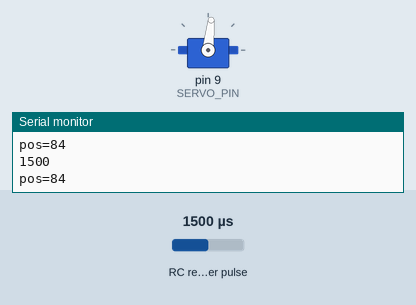
A sketch run on a simulated Arduino Uno, built with avr-gcc and run on an emulated ATmega328P. Shown: servo, the last lines printed to the serial monitor. Wiring (inferred from the names in the program): RC receiver channel: data pin 5. Inputs (shaded band) come from the test bench; at power-on: RC receiver pulse 1500 µs.

Above: at 1.2 s.
1.3 s: RC receiver pulse (sensor on pin 5) set to 1020 µs
At 2.5 s:
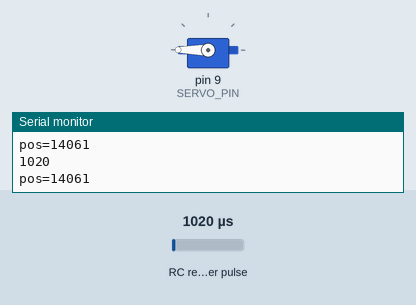
2.8 s: RC receiver pulse (sensor on pin 5) set to 1250 µs
At 3.7 s:
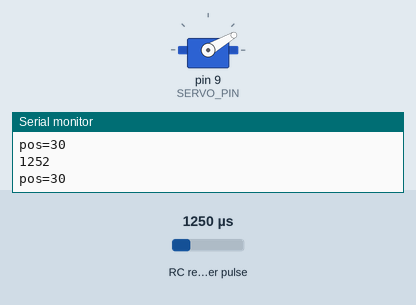
4.3 s: RC receiver pulse (sensor on pin 5) set to 1750 µs
At 5.4 s:
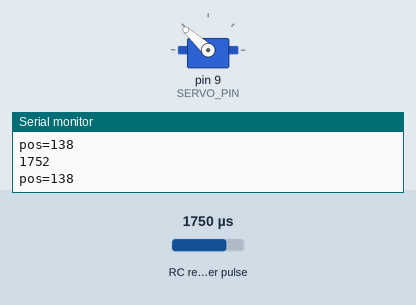
5.8 s: RC receiver pulse (sensor on pin 5) set to 1910 µs
At 7.0 s:
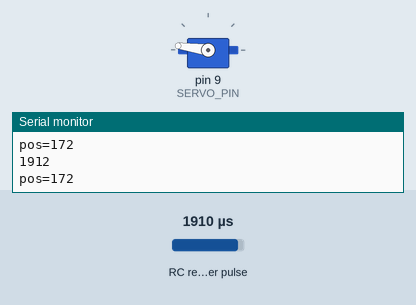
7.3 s: RC receiver pulse (sensor on pin 5) set to 1500 µs
At 8.2 s:
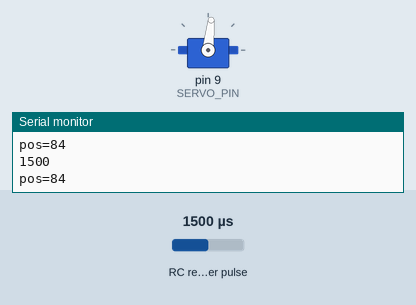
8.8 s: RC receiver pulse (sensor on pin 5) set to 1980 µs
At 9.9 s:
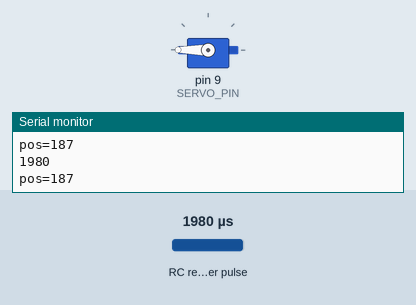
Timing chart, 0 to 11.3 s (numbered marks = the images above; inputs shaded):
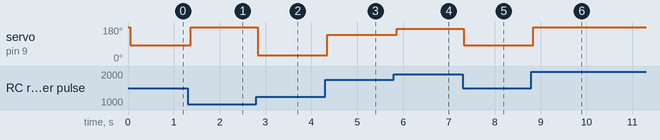

Measured:
- after the input at 1.3 s, servo on pin 9 (SERVO_PIN): 84° → 180° after 0.06 s
- after the input at 2.8 s, servo on pin 9 (SERVO_PIN): 180° → 30° at once
- after the input at 4.3 s, servo on pin 9 (SERVO_PIN): 30° → 138° after 0.05 s
- after the input at 5.8 s, servo on pin 9 (SERVO_PIN): 138° → 172° after 0.06 s
- after the input at 7.3 s, servo on pin 9 (SERVO_PIN): 172° → 84° at once
- after the input at 8.8 s, servo on pin 9 (SERVO_PIN): 84° → 180° at once

The sketch:

code.ino
```cpp
#include <EnableInterrupt.h>
#include <Servo.h>

#define SERIAL_PORT_SPEED 57600
#define RC_NUM_CHANNELS  1

#define RC_CH1  0
//#define RC_CH2  1
//#define RC_CH3  2
//#define RC_CH4  3

#define RC_CH1_INPUT  5
//#define RC_CH2_INPUT  A1
//#define RC_CH3_INPUT  A2
//#define RC_CH4_INPUT  A3

#define SERVO_PIN 9
#define MIN_VAL 1132
#define MAX_VAL 1900

uint16_t rc_values[RC_NUM_CHANNELS];
uint32_t rc_start[RC_NUM_CHANNELS];
volatile uint16_t rc_shared[RC_NUM_CHANNELS];

Servo myservo;  // create servo object to control a servo

void rc_read_values() {
  noInterrupts();
  memcpy(rc_values, (const void *)rc_shared, sizeof(rc_shared));
  interrupts();
}

void calc_input(uint8_t channel, uint8_t input_pin) {
  if (digitalRead(input_pin) == HIGH) {
    rc_start[channel] = micros();
  } else {
    uint16_t rc_compare = (uint16_t)(micros() - rc_start[channel]);
    rc_shared[channel] = rc_compare;
  }
}

void calc_ch1() { calc_input(RC_CH1, RC_CH1_INPUT); }
//void calc_ch2() { calc_input(RC_CH2, RC_CH2_INPUT); }
//void calc_ch3() { calc_input(RC_CH3, RC_CH3_INPUT); }
//void calc_ch4() { calc_input(RC_CH4, RC_CH4_INPUT); }

void setup() {
  Serial.begin(SERIAL_PORT_SPEED);

  pinMode(RC_CH1_INPUT, INPUT);
//  pinMode(RC_CH2_INPUT, INPUT);
//  pinMode(RC_CH3_INPUT, INPUT);
//  pinMode(RC_CH4_INPUT, INPUT);

  enableInterrupt(RC_CH1_INPUT, calc_ch1, CHANGE);
//  enableInterrupt(RC_CH2_INPUT, calc_ch2, CHANGE);
//  enableInterrupt(RC_CH3_INPUT, calc_ch3, CHANGE);
//  enableInterrupt(RC_CH4_INPUT, calc_ch4, CHANGE);

  myservo.attach(SERVO_PIN);  // attaches the servo on pin 9 to the servo object
}

void loop() {
  rc_read_values();
  Serial.print(rc_values[RC_CH1]);
  Serial.print("\n");
//  Serial.print("CH1:"); Serial.print(rc_values[RC_CH1]); Serial.print("\n");
//  Serial.print("CH2:"); Serial.print(rc_values[RC_CH2]); Serial.print("\t");
//  Serial.print("CH3:"); Serial.print(rc_values[RC_CH3]); Serial.print("\t");
//  Serial.print("CH4:"); Serial.println(rc_values[RC_CH4]);

  int pos = 5 + (int)(165.01 * (rc_values[RC_CH1] - MIN_VAL) / (MAX_VAL - MIN_VAL));
  Serial.print("pos="); Serial.print(pos); Serial.print("\n");
  myservo.write(pos);

  delay(50);
}
```
